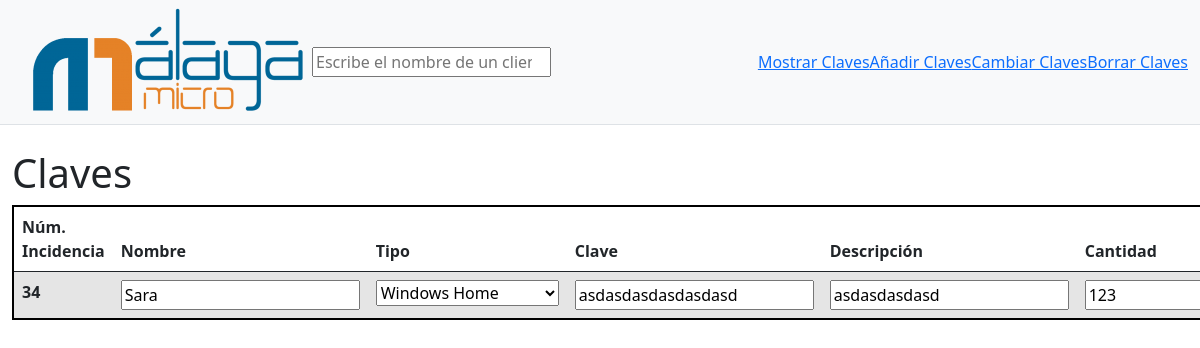
/cambiar_claves2.php?id=34, run on the app's committed database.
### tables this page shows
CREATE TABLE `claves` (
  `num_inc` int(4) NOT NULL,
  `nombre` varchar(50) NOT NULL,
  `tipo` int(40) NOT NULL,
  `clave` varchar(500) NOT NULL,
  `descripcion` varchar(1000) NOT NULL,
  `cantidad` int(5) NOT NULL,
  `estado` int(15) NOT NULL
);

CREATE TABLE `tipo` (
  `id_tipo` int(11) NOT NULL,
  `tipo` varchar(40) NOT NULL
);

### cambiar_claves2.php (the view, shortened to what this page needs)
<!DOCTYPE html>
<html lang="en">
<head>
  <link href="css/styles.css" rel="stylesheet" />
  <link href="css/css.scss" rel="stylesheet" />
  <link href="https://cdn.jsdelivr.net/npm/bootstrap@5.0.1/dist/css/bootstrap.min.css" rel="stylesheet">
</head>
<body>
  <div class="d-flex" id="wrapper">
    <div id="page-content-wrapper">
      <?php
       include 'nav2.php';
       ?>
<div class="container-fluid" id="resultado">
  <h1 class="mt-4">Claves</h1>
  <?PHP
  include "conexion.php";
  $id = $_GET['id'];
  $consulta= "SELECT * FROM claves Where num_inc = '$id'";
  if ($resultado = $conexion->query($consulta)) {
    ?>
    <table style="border: solid black 2px" class="table table-hover">
      <thead>
        <tr>
          <th scope="col">Núm. Incidencia</th>
          <th scope="col">Nombre</th>
          <th scope="col">Tipo</th>
          <th scope="col">Clave</th>
          <th scope="col">Descripción</th>
          <th scope="col">Cantidad</th>
        </tr>
      </thead>
      <?php
      $consulta1 = "SELECT * FROM tipo";
      $resultado1 = $conexion->query($consulta1);
      $contador = mysqli_num_rows($resultado1);
      $valor = 1;
      echo '<form method="POST" action="cambiar_claves3.php?id='.$id.'">';
      while ($linea = $resultado->fetch_assoc()) {
        if($valor == 1)
        {
          echo '<tbody>
          <tr class="table-active">
          <th scope="row">'.$linea['num_inc'].'</th>
          <td><input type="text" name="nombre" value="'.$linea['nombre'].'"></td>';
          echo '<td><select name="tipo">';
          for($i=0;$i<$contador;$i++){
            $linea1 = $resultado1->fetch_assoc();
            ?>
            <option
            <?php if($linea['tipo'] == $linea1['id_tipo']){
              echo "selected";
            }?>
            value="<?php echo $linea1['id_tipo']; ?>"><?php echo $linea1['tipo']; ?></option>
            <?php
          }
            $estados = "SELECT * FROM estado";
            $resultados = $conexion->query($estados);
            $contador = mysqli_num_rows($resultados);
            echo '</select></td>';
            echo'
          <td><input type="text" name="clave" value="'.$linea['clave'].'"></td>
          <td><input type="text" name="descripcion" value="'.$linea['descripcion'].'"></td>
          <td><input type="text" name="cantidad" value="'.$linea['cantidad'].'"></td>
          <td>
          <select name="estado">';
            ?>
            <?php
        echo '</select>
          </td>
          <td><button name="BT" id="btn_send" type="submit" value="Cambiar">Cambiar</td>
          </tr>
          ';
          $valor = 2;
        }
      };
      echo'</tbody>
      </table>';
    };
    ?>
  </div>
</div>
</div>
<?php
include 'footer.php';
?>

### data on the page
claves: num_inc "34", nombre "Sara", tipo "Windows Home", clave "asdasdasdasdasdasd", descripcion "asdasdasdasd", cantidad "123"
